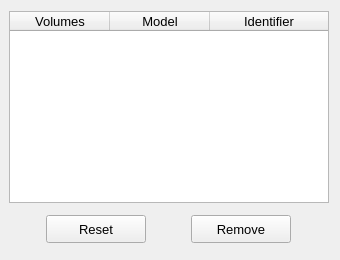
            <widget class="QWidget" name="tab_list">
             <attribute name="title">
              <string>List</string>
             </attribute>
             <layout class="QGridLayout" name="gridLayout_16">
              <property name="leftMargin">
               <number>9</number>
              </property>
              <item row="1" column="0">
               <widget class="QFrame" name="frame_3">
                <property name="minimumSize">
                 <size>
                  <width>320</width>
                  <height>40</height>
                 </size>
                </property>
                <property name="maximumSize">
                 <size>
                  <width>16777215</width>
                  <height>40</height>
                 </size>
                </property>
                <property name="frameShape">
                 <enum>QFrame::NoFrame</enum>
                </property>
                <property name="frameShadow">
                 <enum>QFrame::Raised</enum>
                </property>
                <layout class="QGridLayout" name="gridLayout_15">
                 <property name="leftMargin">
                  <number>4</number>
                 </property>
                 <property name="topMargin">
                  <number>4</number>
                 </property>
                 <property name="rightMargin">
                  <number>4</number>
                 </property>
                 <property name="bottomMargin">
                  <number>4</number>
                 </property>
                 <property name="horizontalSpacing">
                  <number>12</number>
                 </property>
                 <item row="0" column="0">
                  <widget class="QPushButton" name="pushButton_reset">
                   <property name="minimumSize">
                    <size>
                     <width>100</width>
                     <height>28</height>
                    </size>
                   </property>
                   <property name="maximumSize">
                    <size>
                     <width>100</width>
                     <height>28</height>
                    </size>
                   </property>
                   <property name="font">
                    <font>
                     <family>MS Shell Dlg 2</family>
                     <pointsize>10</pointsize>
                     <weight>50</weight>
                     <italic>false</italic>
                     <bold>false</bold>
                    </font>
                   </property>
                   <property name="styleSheet">
                    <string notr="true"/>
                   </property>
                   <property name="text">
                    <string>Reset</string>
                   </property>
                  </widget>
                 </item>
                 <item row="0" column="1">
                  <widget class="QPushButton" name="pushButton_remove">
                   <property name="minimumSize">
                    <size>
                     <width>100</width>
                     <height>28</height>
                    </size>
                   </property>
                   <property name="maximumSize">
                    <size>
                     <width>100</width>
                     <height>28</height>
                    </size>
                   </property>
                   <property name="font">
                    <font>
                     <family>MS Shell Dlg 2</family>
                     <pointsize>10</pointsize>
                     <weight>50</weight>
                     <italic>false</italic>
                     <bold>false</bold>
                    </font>
                   </property>
                   <property name="styleSheet">
                    <string notr="true"/>
                   </property>
                   <property name="text">
                    <string>Remove</string>
                   </property>
                  </widget>
                 </item>
                </layout>
               </widget>
              </item>
              <item row="0" column="0">
               <widget class="QTreeWidget" name="treeWidget_porous_material_model">
                <property name="minimumSize">
                 <size>
                  <width>320</width>
                  <height>100</height>
                 </size>
                </property>
                <property name="maximumSize">
                 <size>
                  <width>16777215</width>
                  <height>200</height>
                 </size>
                </property>
                <property name="font">
                 <font>
                  <family>MS Shell Dlg 2</family>
                  <pointsize>10</pointsize>
                  <italic>false</italic>
                 </font>
                </property>
                <property name="toolTip">
                 <string>Select a face to remove the previously attributed boundary condition.</string>
                </property>
                <property name="indentation">
                 <number>1</number>
                </property>
                <property name="headerHidden">
                 <bool>false</bool>
                </property>
                <attribute name="headerHighlightSections">
                 <bool>false</bool>
                </attribute>
                <attribute name="headerShowSortIndicator" stdset="0">
                 <bool>false</bool>
                </attribute>
                <attribute name="headerStretchLastSection">
                 <bool>true</bool>
                </attribute>
                <column>
                 <property name="text">
                  <string>Volumes</string>
                 </property>
                 <property name="textAlignment">
                  <set>AlignCenter</set>
                 </property>
                </column>
                <column>
                 <property name="text">
                  <string>Model</string>
                 </property>
                 <property name="textAlignment">
                  <set>AlignCenter</set>
                 </property>
                </column>
                <column>
                 <property name="text">
                  <string>Identifier</string>
                 </property>
                 <property name="textAlignment">
                  <set>AlignCenter</set>
                 </property>
                </column>
               </widget>
              </item>
             </layout>
            </widget>
